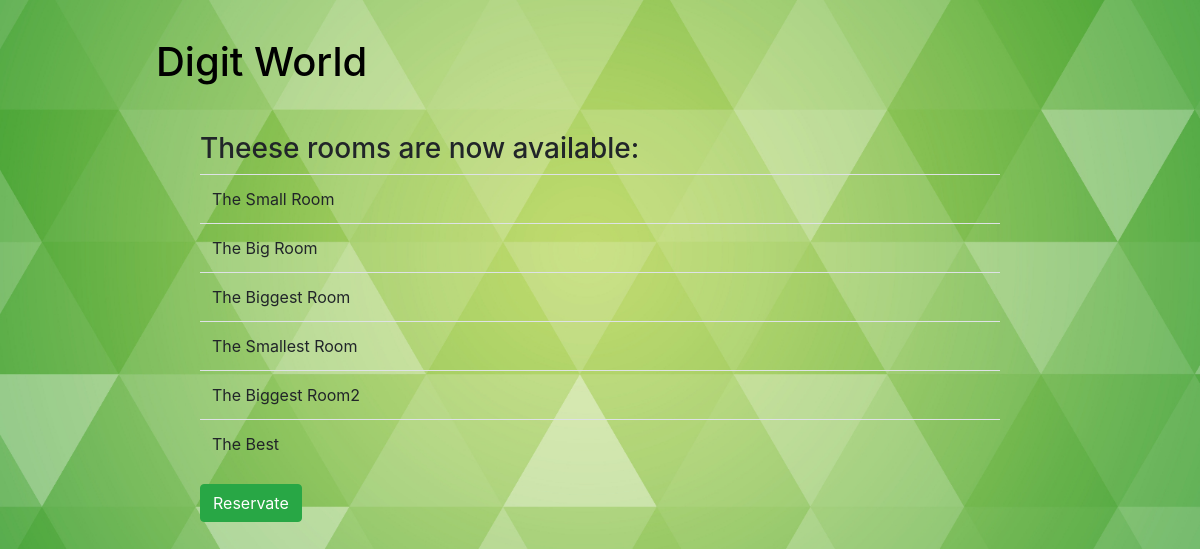
/reservations/room_availability/ (signed in), run on an earlier commit of the app's database.
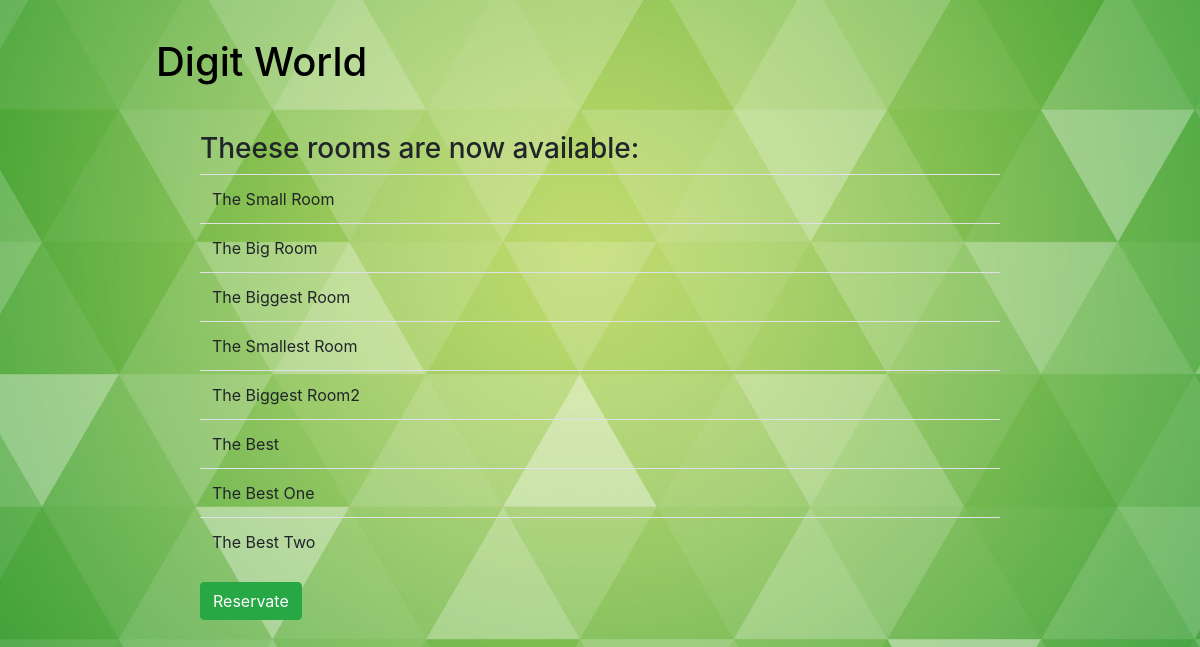
And on a later commit of the database.
### reservations/models.py (models this page shows, shortened)
class Rooms(models.Model):
    title = models.CharField('Title', max_length=200)
    class Meta:
        verbose_name = "Room"
        verbose_name_plural = "Rooms"

### reservations/views.py (the view)
# urls.py: path('room_availability/', views.room_availability,
@login_required(login_url='/reservations/')
def room_availability(request):
    all_rooms = Rooms.objects.all()
    all_rooms_list = []
    rooms_all = Reservations.objects.all()
    datetime_now = datetime.now()
    for room in rooms_all:
        check_time = datetime.strptime(
            str(room.date) + " " + str(room.time_from), "%Y-%m-%d %H:%M:%S")
        check_time_to = datetime.strptime(
            str(room.date) + " " + str(room.time_to), "%Y-%m-%d %H:%M:%S")
        if check_time < datetime_now and check_time_to < datetime_now:
            Reservations.objects.filter(id=room.id).update(status='d')
    for r in all_rooms:
        all_rooms_list.append(r.title)
    datetime_now = datetime.now().date()
    rooms = Reservations.objects.filter(date=datetime_now).all()
    time_now = datetime.now().time()
    for booked in rooms:
        if time_in_range(booked.time_from, booked.time_to, time_now):
            all_rooms_list.remove(booked.room_id.title)
    context = {
        'available_rooms': all_rooms_list,
    }
    return render(request, 'rooms_avaiable.html', context=context)

### reservations/views.py (called while the page is built)
def time_in_range(start, end, x):
    if start <= end:
        return start <= x <= end
    else:
        return start <= x or x <= end

### reservations/templates/rooms_avaiable.html
{% extends "base.html" %}
{% block content %}
<h3>Theese rooms are now available:</h3>
<div class="visits-list">
   <table class="table">
      {%if available_rooms%}
      {%for room in available_rooms%}
      <tr>
         <td scope="col">{{room}}</td>
      </tr>
      {%endfor%}
   </table>
   <a class="btn btn-success" style="color:white!important;"
      href="{%url 'select_room'%}">Reservate</a>
   {%else%}
   <p>There are no rooms.</p>
</div>
{% endif %}
{% endblock %}

What changed in the data, as far as the page shows it:
added Rooms: available_rooms "The Best One"
added Rooms: available_rooms "The Best Two"
